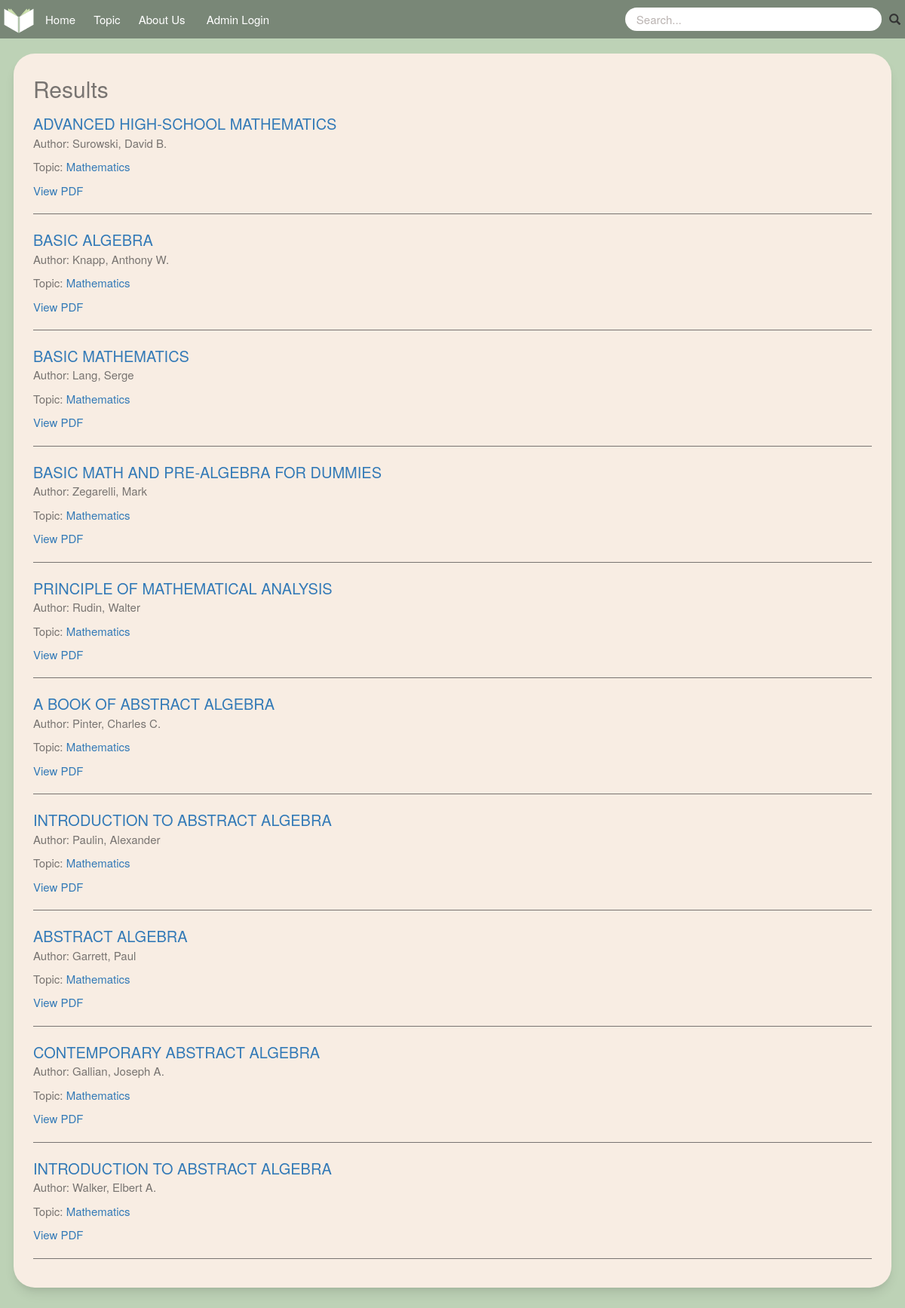
Page /filter/Mathematics on the committed database.
### models.py (models this page shows, shortened)
class Book(db.Model):
    __bind_key__ = 'books'
    id = db.Column(db.Integer, primary_key=True)
    title = db.Column(db.String(400), nullable=False)
    author = db.Column(db.String(400), nullable=False)
    url = db.Column(db.String(600), nullable=False)
    topic = db.Column(db.String(20), nullable=False)
    summary = db.Column(db.Text, nullable=False)
    date_created = db.Column(db.DateTime, default=datetime.utcnow)

### main.py (the view)
@main.route('/filter/<string:topic>')
def filter(topic):
    form = request.form
    books = Book.query.filter_by(topic=topic).all()
    return render_template('search.html', books=books)

### templates/search.html (shortened to what this page needs)
{% extends 'base.html' %}
{% block body %}
<div class="panel" style="width: 97%; overflow: auto; margin: 2rem auto; align-self: center;">
    <div style="overflow-y: scroll; max-height:80vh;">
        <p style="font-size: 3rem;">Results</p>
        {% if books|length < 1 %}
        <p>No results found</p>
        {% else %}
        {% for book in books %}
        <a href="/book/{{book.id}}" style="font-size: 2rem;">{{book.title}}</a>
        <p>Author: {{book.author}}</p>
        <p>Topic:<a href='/filter/{{book.topic}}'> {{book.topic}}</a></p>
        <a href={{book.url}} target="_blank" rel="noopener noreferrer">View PDF</a>
        <hr style="background-color: #787471ff; height: 1px; border: 0;">
        {% endfor %}
        {% endif %}
    </div>
</div>
{% endblock %}

### static/css/main.css (style rules this page uses)
body { font-size:1.5rem; background-color: #bdd2b6ff; }
.panel { background-color: #f8ede3ff; border-radius: 28px; padding: 2.5rem; margin: 0.75rem; color: #787471ff; --tw-shadow: 0 10px 15px -3px rgba(0, 0, 0, 0.1), 0 4px 6px -2px rgba(0, 0, 0, 0.05); box-shadow: var(--tw-ring-offset-shadow, 0 0 #0000), var(--tw-ring-shadow, 0 0 #0000), var(--tw-shadow); height: fit-content; width: fit-content; overflow: auto; }

### rows in the picture
Book: title "ADVANCED HIGH-SCHOOL MATHEMATICS", author "Surowski, David B.", topic "Mathematics"
Book: title "BASIC ALGEBRA", author "Knapp, Anthony W.", topic "Mathematics"
Book: title "BASIC MATHEMATICS", author "Lang, Serge", topic "Mathematics"
Book: title "BASIC MATH AND PRE-ALGEBRA FOR DUMMIES", author "Zegarelli, Mark", topic "Mathematics"
Book: title "PRINCIPLE OF MATHEMATICAL ANALYSIS", author "Rudin, Walter", topic "Mathematics"
Book: title "A BOOK OF ABSTRACT ALGEBRA", author "Pinter, Charles C.", topic "Mathematics"
Book: title "INTRODUCTION TO ABSTRACT ALGEBRA", author "Paulin, Alexander", topic "Mathematics"
Book: title "ABSTRACT ALGEBRA", author "Garrett, Paul", topic "Mathematics"
Book: title "CONTEMPORARY ABSTRACT ALGEBRA", author "Gallian, Joseph A.", topic "Mathematics"
Book: title "INTRODUCTION TO ABSTRACT ALGEBRA", author "Walker, Elbert A.", topic "Mathematics"
